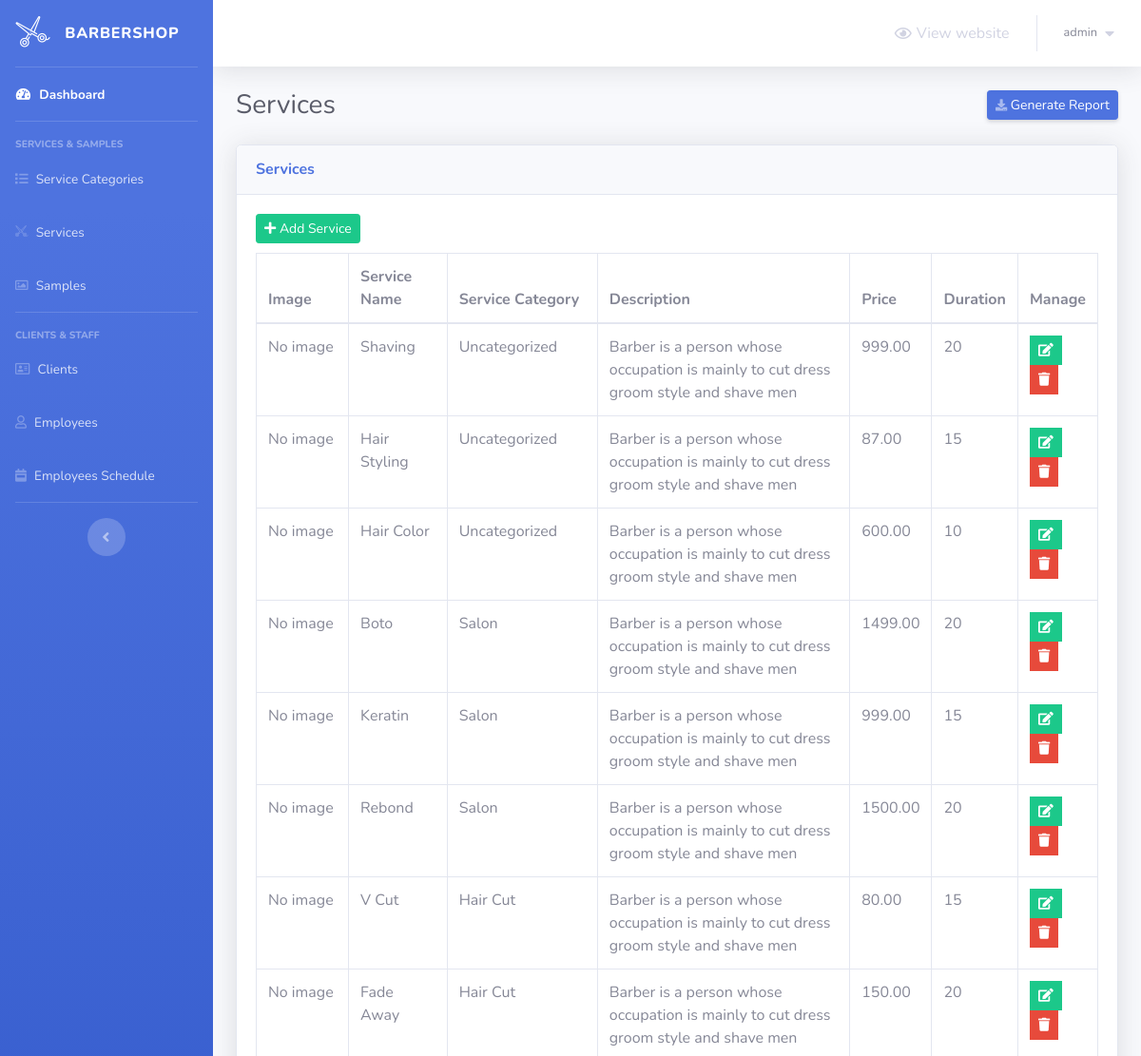
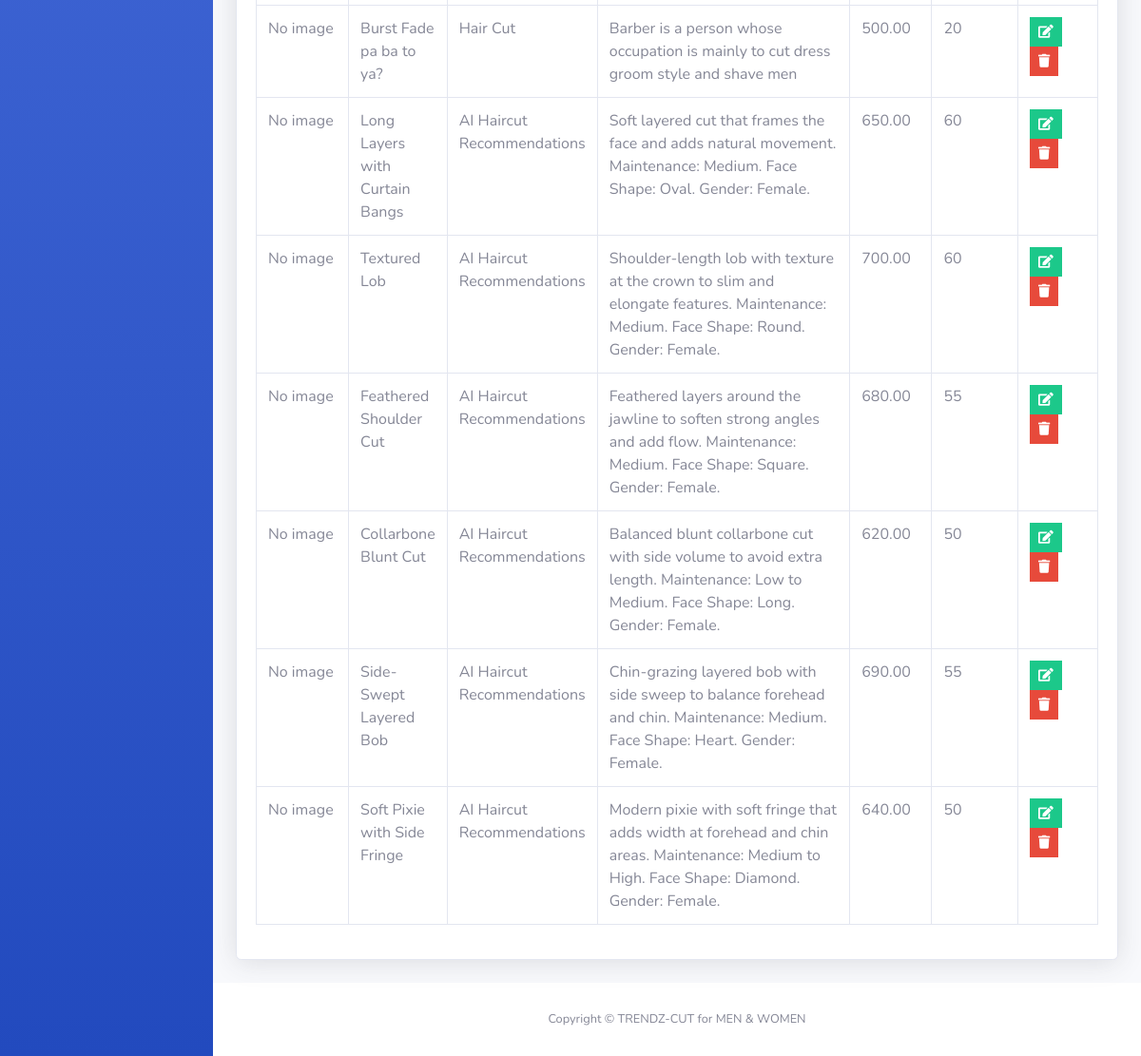
Page /barber-admin/services.php (signed in) on the committed database (2 pictures, top to bottom).
### tables this page shows
CREATE TABLE `services` (
  `service_id` int(5) NOT NULL,
  `service_name` varchar(50) NOT NULL,
  `service_description` varchar(255) NOT NULL,
  `service_price` decimal(6,2) NOT NULL,
  `service_duration` int(5) NOT NULL,
  `category_id` int(2) NOT NULL,
  `service_image` varchar(255) DEFAULT NULL
);

CREATE TABLE `service_categories` (
  `category_id` int(2) NOT NULL,
  `category_name` varchar(50) NOT NULL
);

### barber-admin/services.php (the view, shortened to what this page needs)
<?php
    include 'connect.php';
    include 'Includes/templates/header.php';
    if(isset($_SESSION['username_barbershop_Xw211qAAsq4']) && isset($_SESSION['password_barbershop_Xw211qAAsq4']))
    {
?>
        <div class="container-fluid">
            <div class="d-sm-flex align-items-center justify-content-between mb-4">
                <h1 class="h3 mb-0 text-gray-800">Services</h1>
                <a href="#" class="d-none d-sm-inline-block btn btn-sm btn-primary shadow-sm">
                    <i class="fas fa-download fa-sm text-white-50"></i>
                    Generate Report
                </a>
            </div>
            <?php
                $do = '';
                if(isset($_GET['do']) && in_array($_GET['do'], array('Add','Edit')))
                {
                    $do = htmlspecialchars($_GET['do']);
                }
                else
                {
                    $do = 'Manage';
                }
                if($do == 'Manage')
                {
                    $stmt = $con->prepare("SELECT * FROM services s, service_categories sc where s.category_id = sc.category_id");
                    $stmt->execute();
                    $rows_services = $stmt->fetchAll();
                ?>
                    <div class="card shadow mb-4">
                        <div class="card-header py-3">
                            <h6 class="m-0 font-weight-bold text-primary">Services</h6>
                        </div>
                        <div class="card-body">
                            <a href="services.php?do=Add" class="btn btn-success btn-sm" style="margin-bottom: 10px;">
                                <i class="fa fa-plus"></i>
                                Add Service
                            </a>
                            <table class="table table-bordered">
                                <thead>
                                    <tr>
                                        <th scope="col">Image</th>
                                        <th scope="col">Service Name</th>
                                        <th scope="col">Service Category</th>
                                        <th scope="col">Description</th>
                                        <th scope="col">Price</th>
                                        <th scope="col">Duration</th>
                                        <th scope="col">Manage</th>
                                    </tr>
                                </thead>
                                <tbody>
                                    <?php
                                        foreach($rows_services as $service)
                                        {
                                            echo "<tr>";
                                                echo "<td style='width:120px;'>";
                                                    if(!empty($service['service_image']))
                                                    {
                                                        echo "<img src='".$service['service_image']."' alt='Service Image' style='width:90px;height:70px;object-fit:cover;border-radius:6px;'>";
                                                    }
                                                    else
                                                    {
                                                        echo "<span class='text-muted'>No image</span>";
                                                    }
                                                echo "</td>";
                                                echo "<td>";
                                                    echo $service['service_name'];
                                                echo "</td>";
                                                echo "<td>";
                                                    echo $service['category_name'];
                                                echo "</td>";
                                                echo "<td style = 'width:30%'>";
                                                    echo $service['service_description'];
                                                echo "</td>";
                                                echo "<td>";
                                                    echo $service['service_price'];
                                                echo "</td>";
                                                echo "<td>";
                                                    echo $service['service_duration'];
                                                echo "</td>";
                                                echo "<td>";
                                                    $delete_data = "delete_".$service["service_id"];
                                                    ?>
                                                        <ul class="list-inline m-0">
                                                            <li class="list-inline-item" data-toggle="tooltip" title="Edit">
                                                                <button class="btn btn-success btn-sm rounded-0">
                                                                    <a href="services.php?do=Edit&service_id=<?php echo $service['service_id']; ?>" style="color: white;">
                                                                        <i class="fa fa-edit"></i>
                                                                    </a>
                                                                </button>
                                                            </li>
                                                            <li class="list-inline-item" data-toggle="tooltip" title="Delete">
                                                                <button class="btn btn-danger btn-sm rounded-0" type="button" data-toggle="modal" data-target="#<?php echo $delete_data; ?>" data-placement="top"><i class="fa fa-trash"></i></button>
                                                            </li>
                                                        </ul>
                                                    <?php
                                                echo "</td>";
                                            echo "</tr>";
                                        }
                                    ?>
                                </tbody>
                            </table>
                        </div>
                    </div>
                    <?php
                }
            ?>
        </div>
<?php
        include 'Includes/templates/footer.php';
    }
    else
    {
        header('Location: login.php');
        exit();
    }
?>

### barber-admin/Design/css/main.css (style rules this page uses)
body, #content-wrapper, #content, .card, .sidebar, .topbar, table, footer { transition: background-color 0.4s ease, color 0.4s ease; }

### rows in the picture
services: shows "No image", service_name "Shaving", category.category_name "Uncategorized", service_description "Barber is a person whose occupation is mainly to cut dress groom style and shave men", service_price "999.00", service_duration "20"
services: shows "No image", service_name "Hair Styling", category.category_name "Uncategorized", service_description "Barber is a person whose occupation is mainly to cut dress groom style and shave men", service_price "87.00", service_duration "15"
services: shows "No image", service_name "Hair Color", category.category_name "Uncategorized", service_description "Barber is a person whose occupation is mainly to cut dress groom style and shave men", service_price "600.00", service_duration "10"
services: shows "No image", service_name "Boto", category.category_name "Salon", service_description "Barber is a person whose occupation is mainly to cut dress groom style and shave men", service_price "1499.00", service_duration "20"
services: shows "No image", service_name "Keratin", category.category_name "Salon", service_description "Barber is a person whose occupation is mainly to cut dress groom style and shave men", service_price "999.00", service_duration "15"
services: shows "No image", service_name "Rebond", category.category_name "Salon", service_description "Barber is a person whose occupation is mainly to cut dress groom style and shave men", service_price "1500.00", service_duration "20"
services: shows "No image", service_name "V Cut", category.category_name "Hair Cut", service_description "Barber is a person whose occupation is mainly to cut dress groom style and shave men", service_price "80.00", service_duration "15"
services: shows "No image", service_name "Fade Away", category.category_name "Hair Cut", service_description "Barber is a person whose occupation is mainly to cut dress groom style and shave men", service_price "150.00", service_duration "20"
services: shows "No image", service_name "Burst Fade pa ba to ya?", category.category_name "Hair Cut", service_description "Barber is a person whose occupation is mainly to cut dress groom style and shave men", service_price "500.00", service_duration "20"
services: shows "No image", service_name "Long Layers with Curtain Bangs", category.category_name "AI Haircut Recommendations", service_description "Soft layered cut that frames the face and adds natural movement. Maintenance: Medium. Face Shape: Oval. Gender: Female.", service_price "650.00", service_duration "60"
services: shows "No image", service_name "Textured Lob", category.category_name "AI Haircut Recommendations", service_description "Shoulder-length lob with texture at the crown to slim and elongate features. Maintenance: Medium. Face Shape: Round. Gender: Female.", service_price "700.00", service_duration "60"
services: shows "No image", service_name "Feathered Shoulder Cut", category.category_name "AI Haircut Recommendations", service_description "Feathered layers around the jawline to soften strong angles and add flow. Maintenance: Medium. Face Shape: Square. Gender: Female.", service_price "680.00", service_duration "55"
services: shows "No image", service_name "Collarbone Blunt Cut", category.category_name "AI Haircut Recommendations", service_description "Balanced blunt collarbone cut with side volume to avoid extra length. Maintenance: Low to Medium. Face Shape: Long. Gender: Female.", service_price "620.00", service_duration "50"
services: shows "No image", service_name "Side-Swept Layered Bob", category.category_name "AI Haircut Recommendations", service_description "Chin-grazing layered bob with side sweep to balance forehead and chin. Maintenance: Medium. Face Shape: Heart. Gender: Female.", service_price "690.00", service_duration "55"
services: shows "No image", service_name "Soft Pixie with Side Fringe", category.category_name "AI Haircut Recommendations", service_description "Modern pixie with soft fringe that adds width at forehead and chin areas. Maintenance: Medium to High. Face Shape: Diamond. Gender: Female.", service_price "640.00", service_duration "50"

### other values in the picture
$_SESSION['username_barbershop_Xw211qAAsq4'] "admin"
